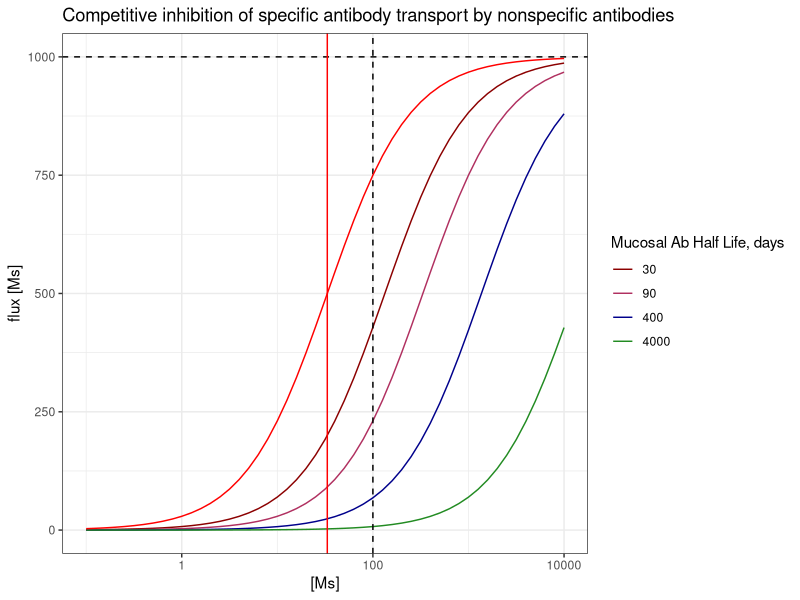
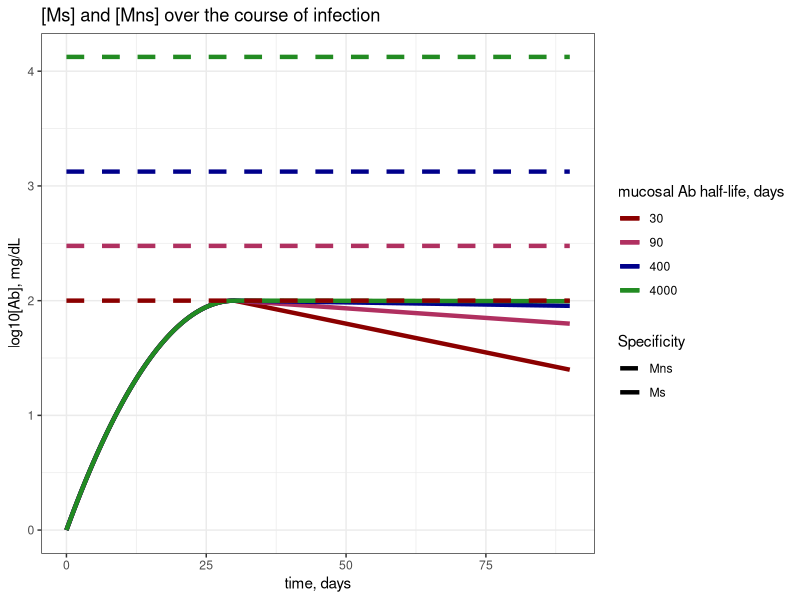
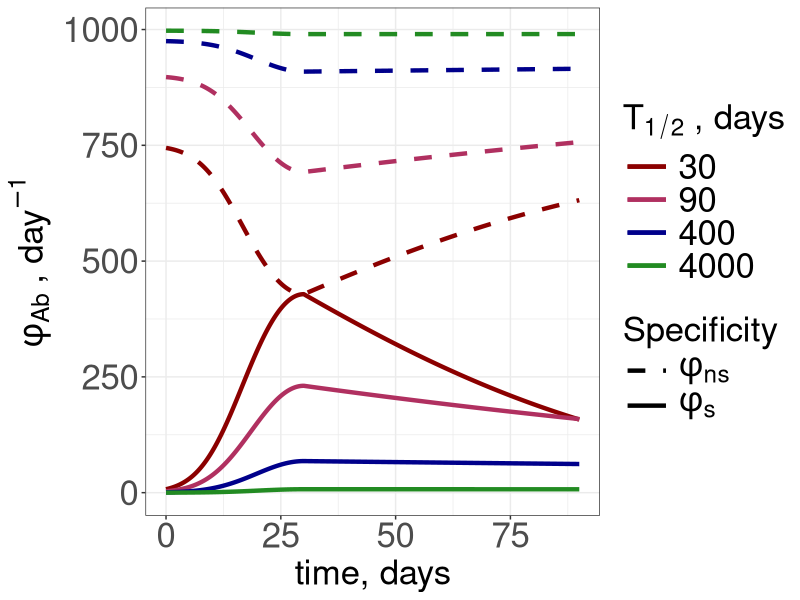
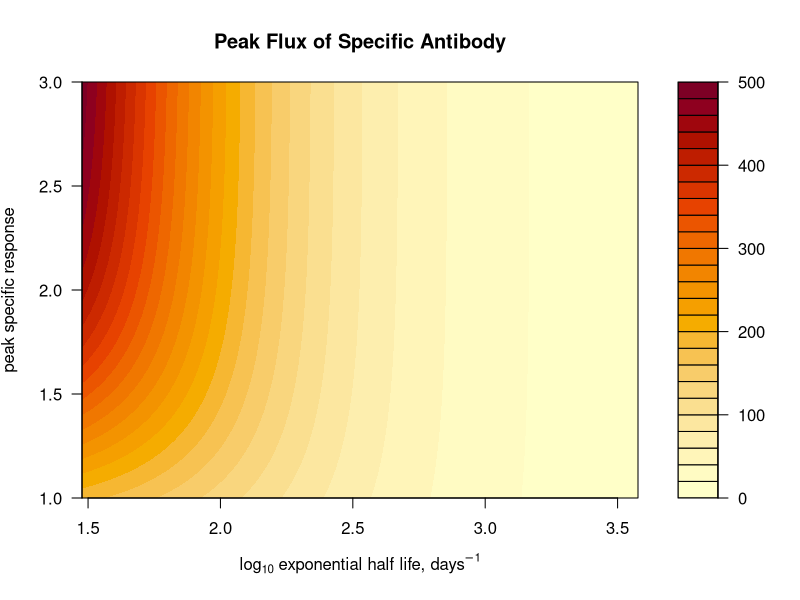
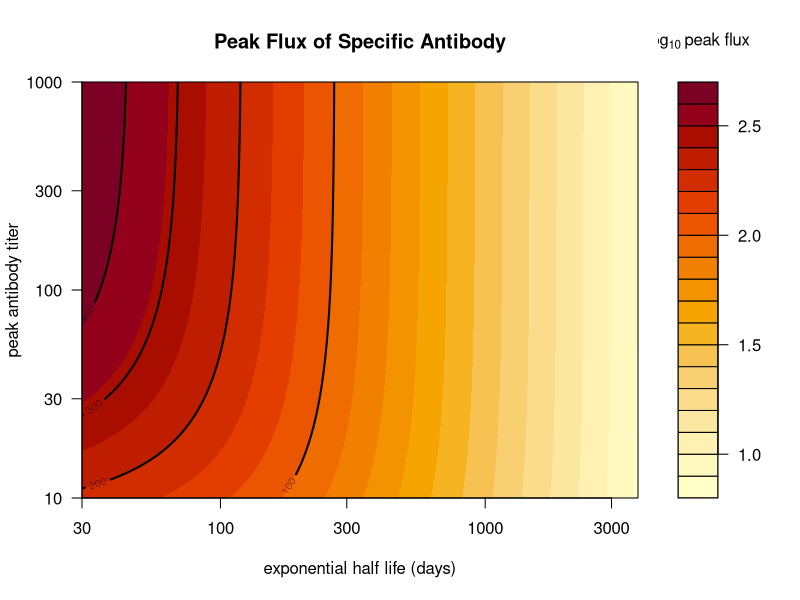
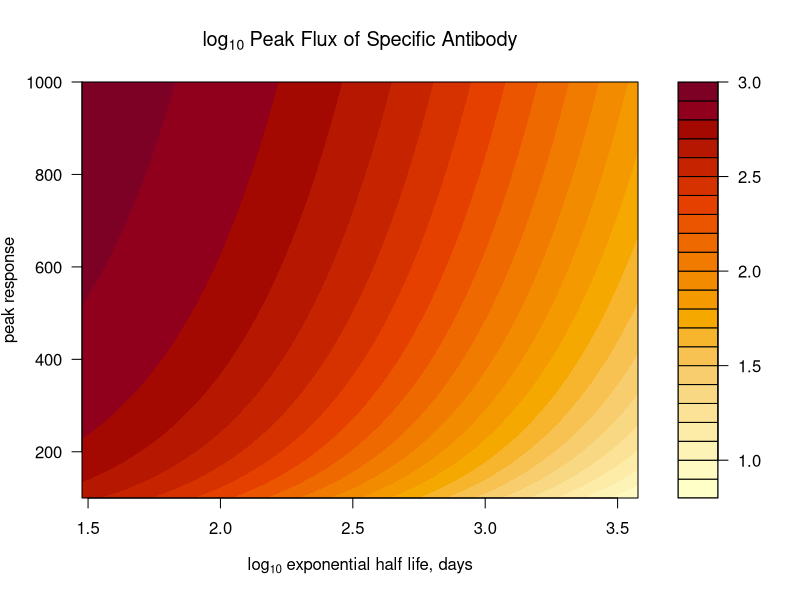
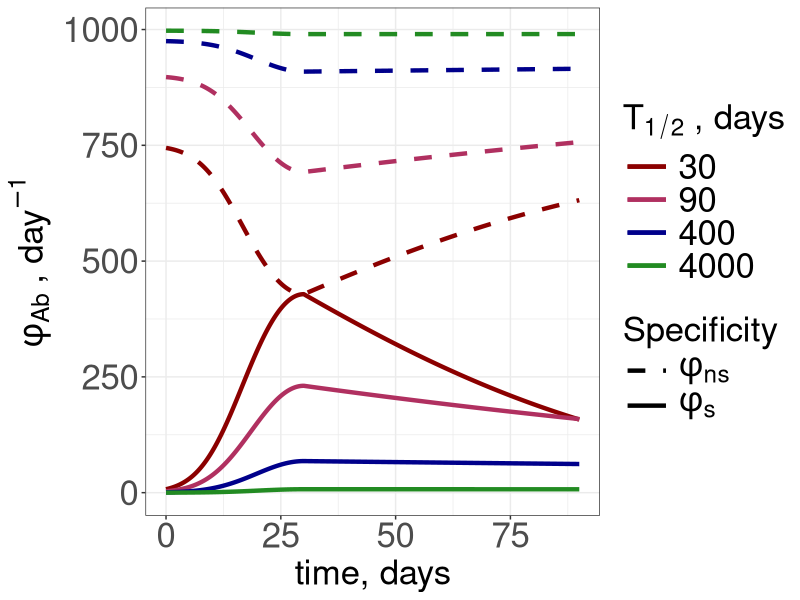
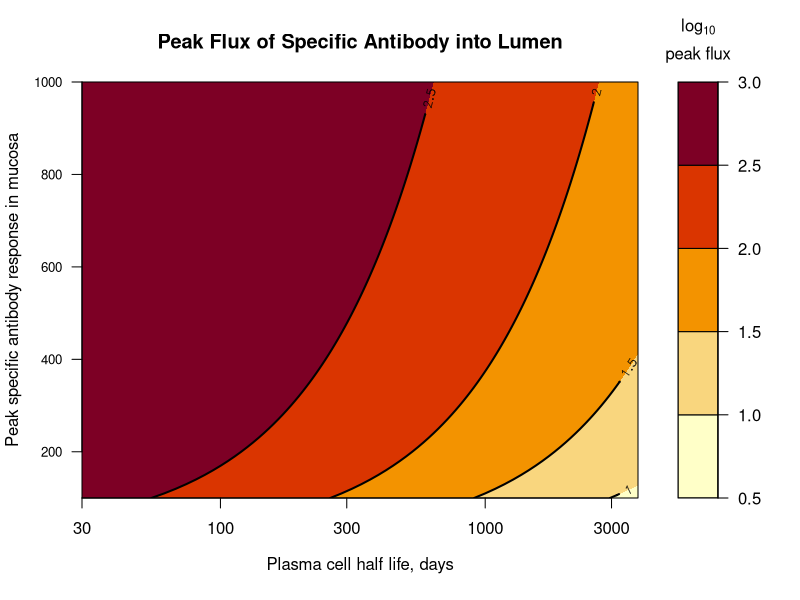

Source code (R) for these figures, in order:
## ---- chunk 1
#install.package("here")
library(here)

#install.package("ggplot2")
library(ggplot2)

#install.package("gridExtra")
library(gridExtra)

#install.packages("tidyverse")
library(tidyverse)

#install.packages("deSolve")
library(deSolve)

#load functions
MM_function = function(M_s, M_ns) {(Vmax*M_s)/(KM+M_ns+M_s)}


#choose plotting colors
my_colors = c("darkred", "maroon", "darkblue", "forestgreen", "darkorange", "goldenrod") #choose color range
num_colors = length(my_colors) #set number of colors needed for plotting
my_colors = colorRampPalette(my_colors)(num_colors) #increase number of colors staying in color range
## ---- chunk 2
# generation of new response
Ap = 100 #peak antibody titer will be the same as Mns for 90 days
#initial ab titer
A0 = 1 # initial specific ab concentration
tp = 30 #time of peak titer -- days

# steady state nonspecific antibodies
t_halfs = c(30,90,400,4000) #half lives of mucosal ab in days - 1 month, 3 months, 1 year, 10 years :) 
d_mus = log(2)/t_halfs #half lives in days
  names(d_mus) = t_halfs
c = Ap*(log(2)/min(t_halfs))# calculate c such that the minimum M_ns = Ap = 100
Mns_vec = c/d_mus #vector of approximate ss solutions
  names(Mns_vec) = t_halfs


# transport
Vmax = 10^3 # order of magnitude of peak response # we might vary this later
k2 = 1/(2/24) #rate of transport - 1/T of transport which is 1/2hours or 1/2/24ths of a day
RT = Vmax/k2 #total number (concentration) of receptors, Vmax = k2RT
KM = Ap/3 #choosing KM such that at peak in the absence of Mns, Ms would achieve 75% of max flux at peak
k1 = k2/KM #k2/min(Mns_vec) #rate of antibody binding such that KM is on the order of 10

# dynamics in the lumen 
t_half_L = 3 #half life of antibodies in the lumen, in days
d_L = log(2)/t_half_L #decay rate in the lumen


# Total time to plot responses
Tmax = 90

# will be calculated when iterating through d_mu
#r0 = (2*log(Ap/A0)/tp) + d_mu #initial/greatest exponential expansion rate
#alpha = (r0 - d_mu)/tp # rate of decay of exponential growth rate


## ---- chunk 3
#set concentrations of Ms for x axis
concentrations = 10^seq(-1, 4, by = 0.1) #range of concentrations M_s such that we span much less than and much greater than Ap

### plot flux vs [Ms] given each Mns 
flux_df = lapply(t_halfs, function(t_half){
  # set d_mu and Mns 
  d_mu = log(2)/t_half
  Mns = c/d_mu
  
  #calculate flux
  flux = sapply(concentrations, function(Ms){
   
   return(MM_function(M_s = Ms, M_ns = Mns))
  }) %>% cbind("Ms" = concentrations, "flux" = ., "t_half" = t_half) %>% as.data.frame() 
}) %>% do.call(rbind, .) %>% as.data.frame() 

## plot
plot = ggplot() + geom_line(data = flux_df, aes(x = (Ms), y = flux, group = factor(t_half), col = factor(t_half))) +
  geom_hline(yintercept = Vmax, linetype = "dashed") +
  geom_vline(xintercept = (KM), color = "red") +
  geom_vline(xintercept = (Ap), linetype= "dashed") +
geom_line(
  aes(x = concentrations, y = sapply(concentrations, function(Ms){Vmax*Ms/(KM+Ms)})),
  inherit.aes = FALSE,
  color = "red"
) +
  scale_x_continuous(trans = "log10") +
  scale_color_manual(values = my_colors) +
  labs(x = "[Ms]", y = "flux [Ms]", color = "Mucosal Ab Half Life, days", title = "Competitive inhibition of specific antibody transport by nonspecific antibodies") + 
  theme_bw()

# print to viewer
print(plot)
## ---- chunk 4
### plot Ms vs Mns over time
Mab_titers = lapply(t_halfs, function(t_half){
  # setting t.half dependent parms for nonspecific population
  d_mu = log(2)/t_half #set d_mu
  Mns = c/d_mu # steadys state nonspecific
  
  # setting t.half dependent parms for specific abs
  r0 = (2*log(Ap/A0)/tp) + d_mu #initial/greatest exponential expansion rate
  alpha = (r0 - d_mu)/tp # rate of decay of exponential growth rate

  # set time vector parms
  Tmax = Tmax # total days
  points_per_day = 24 # every hour
  time = seq(0, Tmax, length.out = Tmax*points_per_day) #generate time vector

  ### apply to calculate
  soln = data.frame("time" = time, "Ms" = sapply(time, function(t){
    if(t<=tp){A0*exp((r0 - d_mu)*t - (alpha/2)*t^2)}
    else {Ap*exp(-d_mu*(t-tp))}
  }))
  

  # solve 
  soln = soln %>% cbind(.,Mns, t_half)
}) %>% do.call(rbind, .) #concatenates all dfs from lapply list into a single df rowwise

### Plot
plot = ggplot() + geom_line(data = Mab_titers, aes(x = time, y = log10(Ms), group = factor(t_half), col = factor(t_half), linetype = "Ms"), lwd = 1.5) +
  geom_line(data = Mab_titers, aes(x = time, y = log10(Mns), group = factor(t_half), col = factor(t_half), linetype = "Mns"), lwd = 1.5) + 
  scale_color_manual(values = my_colors) +
  scale_linetype_manual(values = c("Ms" = "solid", "Mns" = "dashed")) +
  labs(x = "time, days", y = "log10[Ab], mg/dL", col = "mucosal Ab half-life, days", linetype = "Specificity", title = "[Ms] and [Mns] over the course of infection") +
  theme_bw()
  

#print to viewer
print(plot)

## ---- chunk 5
# set parms 
#transport 
Vmax = Vmax
k2 = k2
RT = RT
k1 = k1
KM = KM

#lumen
t_half_L = t_half_L
d_L = d_L

#steady state Ab
c = c
t_halfs = t_halfs
d_mus = d_mus
Mns_vec = Mns_vec
Ap = Ap

# generating new response
Ap = Ap
A0 = A0
tp = tp

# Total time 
Tmax = Tmax
## ---- chunk 6
MM_soln = lapply(t_halfs, function(t_half){
  # setting t.half dependent parms for nonspecific population
  d_mu = log(2)/t_half #set d_mu
  Mns = c/d_mu # steadys state nonspecific
  
  # setting t.half dependent parms for specific abs
  r0 = (2*log(Ap/A0)/tp) + d_mu #initial/greatest exponential expansion rate
  alpha = (r0 - d_mu)/tp # rate of decay of exponential growth rate

  # set time vector parms
  Tmax = Tmax # total days
  points_per_day = 24 # every hour
  time = seq(0, Tmax, length.out = Tmax*points_per_day) #generate time vector

  ### apply to calculate Ms titers over time
  Ms_soln = data.frame("time" = time, "t_half" = t_half, "Ms" = sapply(time, function(t){
    if(t<=tp){A0*exp((r0 - d_mu)*t - (alpha/2)*t^2)}
    else {Ap*exp(-d_mu*(t-tp))}
  }), "Mns" = Mns)
  
  ### apply to calculate Ls flux over time
  Ms_soln$phi_s = sapply(Ms_soln$Ms, function(Ms){MM_function(M_s = Ms, M_ns = Mns)})
  Ms_soln$phi_ns = sapply(Ms_soln$Ms, function(Ms){(Vmax*Mns)/(KM+Ms+Mns)})
  
  return(Ms_soln)
}) %>% do.call(rbind, .)

## ---- chunk 7
#ggplot
plot = ggplot() + geom_line(data = MM_soln, aes(x = time, y = (phi_s), group = factor(t_half), col = factor(t_half), linetype = "phi_s"), lwd = 1.5) +
  geom_line(data = MM_soln, aes(x = time, y = (phi_ns), group = factor(t_half), col = factor(t_half), linetype = "phi_ns"), lwd = 1.5) + 
  scale_color_manual(values = my_colors) +
  #coord_cartesian(ylim = c(0, 3), xlim = c(0, 15)) +
  scale_linetype_manual(values = c("phi_s" = "solid", "phi_ns" = "dashed"), labels = c("phi_s" = expression(phi[s]), "phi_ns" = expression( phi[ns]))) +
  labs(x = "time, days", y = bquote(phi[Ab] ~ ", day"^-1), col = bquote("T"[1/2] ~ ", days"), linetype = "Specificity") +
  theme_bw()+
  theme(axis.text = element_text(size = 25),
        axis.title = element_text(size = 25),
        legend.title = element_text(size = 25),
        legend.text = element_text(size = 25, hjust = 0),
        legend.key.width = unit(0.06, "npc")) 

#print to system viewer
print(plot)

#save
file = here("results", "competition", "fig-flux_over_time.png")
ggsave(plot, file = file)
## ---- chunk 8
# generation of new response
Aps = 10^seq(1, 3, by = 0.01) #peak antibody titer will be the same as Mns for 90 days
#initial ab titer
A0 = 1 # initial specific ab concentration
tp = 30 #time of peak titer -- days

# steady state nonspecific antibodies
t_halfs = 3*10^seq(1,3.1, by = 0.01) #half lives of mucosal ab in days - 1 month, 3 months, 1 year, 10 years :) 

 
heatmap_matrix = sapply(Aps, function(Ap){ #columns
  sapply(t_halfs, function(t_half){ #rows
    #set other parms
    d_mu = log(2)/t_half #half lives in days
    c = Ap*(log(2)/min(t_halfs))# calculate c such that the minimum M_ns = Ap = 100
    Mns = c/d_mu #vector of approximate ss solutions
    
    # transport
    Vmax = 10^3 # order of magnitude of peak response # we might vary this later
    k2 = 1/(2/24) #rate of transport - 1/T of transport which is 1/2hours or 1/2/24ths of a day
    RT = Vmax/k2 #total number (concentration) of receptors, Vmax = k2RT
    KM = Ap/3 #choosing KM such that at peak in the absence of Mns, Ms would achieve 75% of max flux at peak
    k1 = k2/KM #k2/min(Mns_vec) #rate of antibody binding such that KM is on the order of 10
    
    # dynamics in the lumen 
    t_half_L = 3 #half life of antibodies in the lumen, in days
    d_L = log(2)/t_half_L #decay rate in the lumen

    # Total time to plot responses
    Tmax = 90
    
    #calculate peak flux
    phi_s = MM_function(M_s = Ap, M_ns = Mns)
  })
})

### plot
### plot on log10 scale
x_ticks = c(30, 100, 300, 1000, 3000)   # half-life ticks (days)
y_ticks = c(10, 30, 100, 300, 1000)     # peak titer ticks
#plot AICs
filled.contour(x = log10(t_halfs), y = log10(Aps), z=heatmap_matrix, lwd = 2, ylab = expression(paste("peak specific response")), xlab = expression(paste(log[10], " exponential half life, ", days^{-1})), main = "Peak Flux of Specific Antibody")

filled.contour(
  x = log10(t_halfs),
  y = log10(Aps),
  z = log10(heatmap_matrix),
  xlab = "exponential half life (days)",
  ylab = "peak antibody titer",
  main = "Peak Flux of Specific Antibody",
  plot.axes = {
    axis(1, at = log10(x_ticks), labels = x_ticks)
    axis(2, at = log10(y_ticks), labels = y_ticks)
    contour(
      x = log10(t_halfs),
      y = log10(Aps),
      z = heatmap_matrix,
      levels = seq(100,400, by = 100),   # the flux value(s) where you want lines
      add = TRUE,
      lwd = 2,
      col = "black",
      drawlabels = TRUE
    )
  },
  key.title = title(main = bquote(log[10] ~ "peak flux"), cex.main = 1)
)

## ---- chunk 9
# generation of new response
Ap = 100 #peak antibody titer will be the same as Mns for 90 days
#initial ab titer
A0 = 1 # initial specific ab concentration
tp = 30 #time of peak titer -- days

# steady state nonspecific antibodies
t_halfs = c(30,90,400,4000) #half lives of mucosal ab in days - 1 month, 3 months, 1 year, 10 years :) 
d_mus = log(2)/t_halfs #half lives in days
  names(d_mus) = t_halfs
c = Ap*(log(2)/min(t_halfs))# calculate c such that the minimum M_ns = Ap = 100
Mns_vec = c/d_mus #vector of approximate ss solutions
  names(Mns_vec) = t_halfs

# transport
Vmax = 10^3 # order of magnitude of peak response # we might vary this later
k2 = 1/(2/24) #rate of transport - 1/T of transport which is 1/2hours or 1/2/24ths of a day
RT = Vmax/k2 #total number (concentration) of receptors, Vmax = k2RT
KM = Ap/3 #choosing KM such that at peak in the absence of Mns, Ms would achieve 75% of max flux at peak
k1 = k2/KM #k2/min(Mns_vec) #rate of antibody binding such that KM is on the order of 10

### parms for heatmap 
Aps = seq(100, 1000, by = 10) #peak antibody titer will be the same as Mns for 90 days

t_halfs = 3*10^seq(1,3.1, by = 0.01) #half lives of mucosal ab in days - 1 month, 3 months, 1 year, 10 years :) 
 
heatmap_matrix = sapply(Aps, function(Ap){ #columns
  sapply(t_halfs, function(t_half){ #rows
    #set other parms
    d_mu = log(2)/t_half #half lives in days
    Mns = c/d_mu #vector of approximate ss solutions
    
    #calculate peak flux
    phi_s = MM_function(M_s = Ap, M_ns = Mns)
  })
})

### plot
#plot AICs
filled.contour(x = log10(t_halfs), y = (Aps), z=log10(heatmap_matrix), lwd = 2, ylab = expression(paste("peak response")), xlab = expression(paste(log[10], " exponential half life, ", days)), main = bquote("log"[10] ~ "Peak Flux of Specific Antibody"))


## compute the colour-band breaks explicitly, on the log10 scale
### plot on log10 scale
x_ticks = c(30, 100, 300, 1000, 3000)   # half-life ticks (days)
y_ticks = seq(100,1000, by = 100)    # peak titer ticks
zlog <- log10(heatmap_matrix)
lev  <- pretty(range(zlog, finite = TRUE), 5)   # 20 = filled.contour's default nlevels

png(here("test.png"), width = 2000, height = 1200, res = 300, type = "cairo", antialias = "none")
filled.contour(
  x = log10(t_halfs),
  y = Aps,
  z = zlog,
  levels = lev,
  xlab = expression(paste("Plasma cell half life, ", days)),
  ylab = "Peak specific antibody response in mucosa",
  main = "Peak Flux of Specific Antibody into Lumen",
  plot.axes = {
    axis(1, at = log10(x_ticks), labels = x_ticks)
    axis(2, at = seq(200, 1000, by = 200), labels = seq(200, 1000, by = 200), cex.axis = 0.8)
    contour(
      x = log10(t_halfs), y = Aps, z = zlog,
      levels = c(0.5,1,1.5,2,2.5,3),
      add = TRUE, lwd = 2, col = "black",
      drawlabels = TRUE,
      method = "edge",
      vfont = c("sans serif", "bold"),
  labcex = 0.8                      # optional: bigger labels
    )
  },
  key.title = title(main = bquote(atop("log"[10], "peak flux")), cex.main = 1)
)
dev.off()
